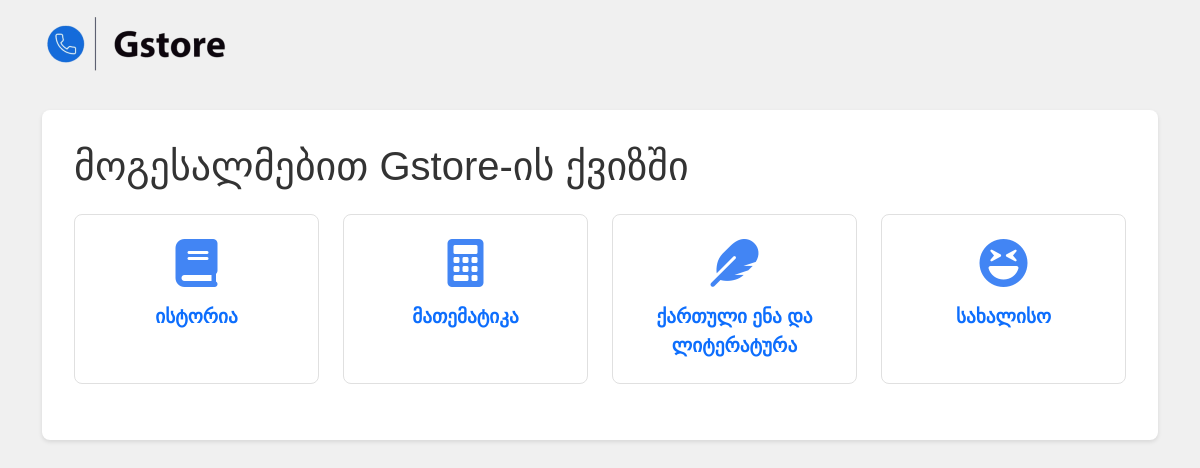
Screenshot of /9d18677d-ea9e-456e-b7d2-946a0da52abb with the database file from the repository.
### app.py (models this page shows)
class Subject(db.Model):
    id = db.Column(db.Integer, primary_key=True)
    name = db.Column(db.String(100), nullable=False)
    icon = db.Column(db.String(50), nullable=False)
    questions = db.relationship('Question', backref='subject', lazy=True, cascade="all, delete-orphan")

### app.py (the view)
@app.route('/9d18677d-ea9e-456e-b7d2-946a0da52abb')
def home():
    subjects = Subject.query.all()
    return render_template('home.html', subjects=subjects)

### templates/home.html (shortened to what this page needs)
<!DOCTYPE html>
<html lang="en">
<head>
    <link href="https://cdn.jsdelivr.net/npm/bootstrap@5.1.3/dist/css/bootstrap.min.css" rel="stylesheet">
    <link href="https://cdnjs.cloudflare.com/ajax/libs/font-awesome/6.0.0-beta3/css/all.min.css" rel="stylesheet">
    <link href="{{ url_for('static', filename='gstore-quiz-styles.css') }}" rel="stylesheet">
</head>
<body>
<nav class="navbar navbar-expand-lg navbar-dark">
    <div class="container">
        <a class="navbar-brand d-flex align-items-center">
            <img src="{{ url_for('static', filename='1111-1.png') }}" alt="Gstore Quiz Logo"
                 class="d-inline-block align-top me-2 logo">
        </a>
    </div>
</nav>
<div class="container mt-4">
    <div class="main-content">
        <h1 class="mb-4">მოგესალმებით Gstore-ის ქვიზში</h1>
        <div class="row">
            {% for subject in subjects %}
            <div class="col-md-3 mb-4">
                <a href="{{ url_for('quiz_level', subject_id=subject.id) }}" class="text-decoration-none">
                    <div class="subject-box">
                        <i class="subject-icon fas fa-{{ subject.icon }}"></i>
                        <p class="subject-title">{{ subject.name }}</p>
                    </div>
                </a>
            </div>
            {% endfor %}
        </div>
    </div>
</div>
</body>
</html>

### static/gstore-quiz-styles.css (style rules this page uses)
body { font-family: Arial, sans-serif; background-color: #f0f0f0; color: #333; }
.navbar { background-color: #f0f0f0; color: white; }
.navbar-brand { font-weight: bold; font-size: 24px; }
.main-content { background-color: white; padding: 2rem; border-radius: 8px; box-shadow: 0 2px 4px rgba(0,0,0,0.1); }
.subject-box { border: 1px solid #e0e0e0; border-radius: 8px; padding: 1.5rem; text-align: center; cursor: pointer; transition: all 0.3s ease; height: 170px; }
.subject-icon { font-size: 3rem; color: #4285f4; margin-bottom: 1rem; }
.subject-title { font-size: 1.2rem; font-weight: bold; margin-bottom: 0; }

### rows the page displays
Subject: name "ისტორია"
Subject: name "მათემატიკა"
Subject: name "ქართული ენა და ლიტერატურა"
Subject: name "სახალისო"
